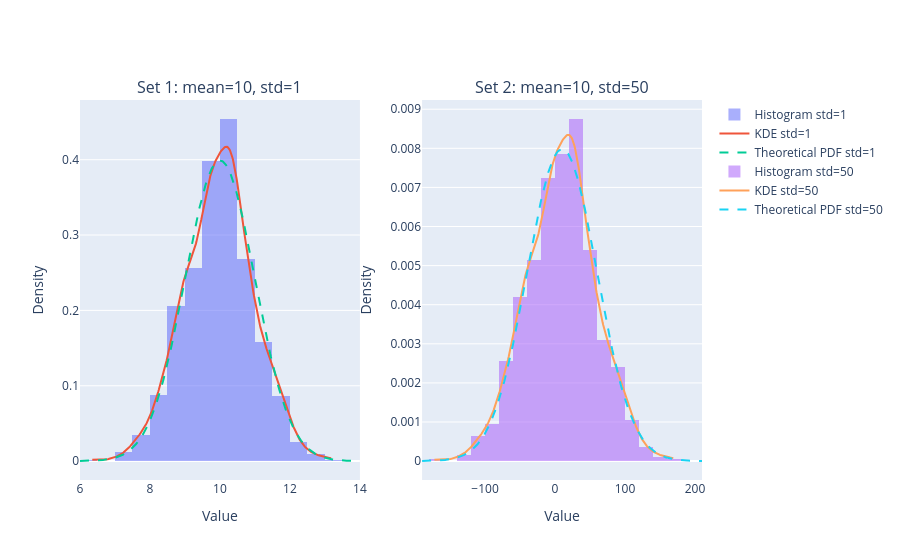

The code cell stored with this chart in its notebook:
### Code cell
# your code here
import numpy as np
import plotly.graph_objects as go
from plotly.subplots import make_subplots
from scipy.stats import norm, gaussian_kde

# ── STEP 1: Redefine the expert generator ────────────────────────────────────
def generate_normal(mean: float, std: float, count: int, seed: int = None) -> dict:
    assert std > 0,   f"std must be positive, got {std}"
    assert count > 0, f"count must be positive, got {count}"
    rng     = np.random.default_rng(seed)
    numbers = rng.normal(loc=mean, scale=std, size=count)
    return {
        "data"    : numbers,           # <-- the actual array lives here
        "mean"    : round(numbers.mean(), 4),
        "std"     : round(numbers.std(),  4),
        "min"     : round(numbers.min(),  4),
        "max"     : round(numbers.max(),  4),
        "count"   : len(numbers),
        "skewness": round(float(np.mean(((numbers - numbers.mean()) / numbers.std()) ** 3)), 4)
    }

# ── STEP 2: Generate both sets — returns DICTS, not arrays ───────────────────
set1_dict = generate_normal(mean=10, std=1,  count=1000, seed=42)
set2_dict = generate_normal(mean=10, std=50, count=1000, seed=42)

# ── STEP 3: Extract the actual arrays using ["data"] ─────────────────────────
# THIS is the fix — you must pull the array out of the dict before plotting
set1 = set1_dict["data"]   # numpy array — safe to pass to Plotly
set2 = set2_dict["data"]   # numpy array — safe to pass to Plotly

# ── STEP 4: Plot ──────────────────────────────────────────────────────────────
fig = make_subplots(rows=1, cols=2,
                    subplot_titles=["Set 1: mean=10, std=1",
                                    "Set 2: mean=10, std=50"])

for data, mean, std, col in [(set1, 10, 1, 1), (set2, 10, 50, 2)]:

    # Density histogram — now 'data' is a clean numpy array, not a dict
    fig.add_trace(go.Histogram(
        x=data,                             # ✅ array, not dict
        nbinsx=30,
        histnorm="probability density",
        opacity=0.55,
        name=f"Histogram std={std}"
    ), row=1, col=col)

    # KDE smooth curve
    kde   = gaussian_kde(data)
    x_kde = np.linspace(data.min(), data.max(), 400)
    fig.add_trace(go.Scatter(
        x=x_kde, y=kde(x_kde),
        mode="lines", name=f"KDE std={std}"
    ), row=1, col=col)

    # Theoretical PDF — perfect bell curve
    x_pdf = np.linspace(mean - 4*std, mean + 4*std, 400)
    y_pdf = norm.pdf(x_pdf, loc=mean, scale=std)
    fig.add_trace(go.Scatter(
        x=x_pdf, y=y_pdf,
        mode="lines", line=dict(dash="dash"),
        name=f"Theoretical PDF std={std}"
    ), row=1, col=col)

for col in [1, 2]:
    fig.update_xaxes(title_text="Value",   row=1, col=col)
    fig.update_yaxes(title_text="Density", row=1, col=col)

fig.show()

### Figure 1 — Plotly figure (JSON) as saved in the notebook; plotly's stock layout.template omitted (floating-point values rounded to 4 significant figures; data arrays with more than 128 entries replaced by an {"elided": "..."} marker saying what was removed)
{"data": [{"histnorm": "probability density", "name": "Histogram std=1", "nbinsx": 30, "opacity": 0.55, "type": "histogram", "x": {"elided": "1000 float values"}, "xaxis": "x", "yaxis": "y"}, {"mode": "lines", "name": "KDE std=1", "type": "scatter", "x": {"elided": "400 float values"}, "xaxis": "x", "y": {"elided": "400 float values"}, "yaxis": "y"}, {"line": {"dash": "dash"}, "mode": "lines", "name": "Theoretical PDF std=1", "type": "scatter", "x": {"elided": "400 float values"}, "xaxis": "x", "y": {"elided": "400 float values"}, "yaxis": "y"}, {"histnorm": "probability density", "name": "Histogram std=50", "nbinsx": 30, "opacity": 0.55, "type": "histogram", "x": {"elided": "1000 float values"}, "xaxis": "x2", "yaxis": "y2"}, {"mode": "lines", "name": "KDE std=50", "type": "scatter", "x": {"elided": "400 float values"}, "xaxis": "x2", "y": {"elided": "400 float values"}, "yaxis": "y2"}, {"line": {"dash": "dash"}, "mode": "lines", "name": "Theoretical PDF std=50", "type": "scatter", "x": {"elided": "400 float values"}, "xaxis": "x2", "y": {"elided": "400 float values"}, "yaxis": "y2"}], "layout": {"annotations": [{"font": {"size": 16}, "showarrow": false, "text": "Set 1: mean=10, std=1", "x": 0.225, "xanchor": "center", "xref": "paper", "y": 1, "yanchor": "bottom", "yref": "paper"}, {"font": {"size": 16}, "showarrow": false, "text": "Set 2: mean=10, std=50", "x": 0.775, "xanchor": "center", "xref": "paper", "y": 1, "yanchor": "bottom", "yref": "paper"}], "xaxis": {"anchor": "y", "domain": [0, 0.45], "title": {"text": "Value"}}, "xaxis2": {"anchor": "y2", "domain": [0.55, 1], "title": {"text": "Value"}}, "yaxis": {"anchor": "x", "domain": [0, 1], "title": {"text": "Density"}}, "yaxis2": {"anchor": "x2", "domain": [0, 1], "title": {"text": "Density"}}}}
